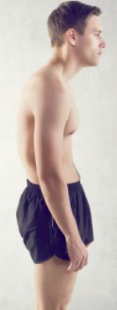
#> input picture database/body_posture/img.png, 117 x 310 px, found by its file name
$ python main.py
#> lines starting #> are read from the running program, lines starting #| are printed output that depends on the picture; after the words box and inside, x2 and y2 are one past the last pixel; in counts of white or black regions, pixels touching at a corner belong together
import cv2 as cv
import numpy as np
import sys

# Next Steps
# [ ] Load the dataset built by student Gustavo
# [ ] Evaluate the algorithm of crossing-over to detect the focal points on person body https://www.researchgate.net/figure/Statistical-Method-Crossing-and-Distances-ii-Structural-Method-Characters-can-be_fig3_258029618
# [ ] Use feature extraction (Crossing-Over or another one) to identify the focal points
# [ ] Calculate the degrees of the points
# [ ] Evaluate the usage of Artificial Neural Network
# [ ] Use a machine learning to train and test the approach

image = cv.imread("../database/body_posture/img.png", 0)
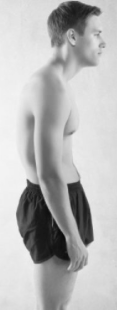
#> image: shape (310, 117); min 11, max 245, mean 183.6

hist = cv.equalizeHist(image)
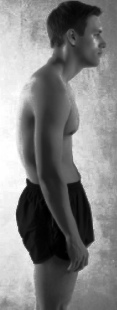
#> hist: shape (310, 117); min 0, max 255, mean 128.9
cv.imwrite("../database/body_posture/1.png", hist)

ret,th3 = cv.threshold(hist, 100, 255, cv.THRESH_BINARY)
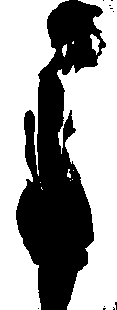
#> th3: shape (310, 117); 60.9% white; 11 black regions (10 under 20 px), largest, box (x1, y1, x2, y2) and area: (16, 0, 106, 310) 14136

# filtering image
filtered = cv.medianBlur(th3, 5)
#> filtered: shape (310, 117); 60.7% white; 2 black regions (1 under 20 px), largest, box (x1, y1, x2, y2) and area: (16, 0, 106, 310) 14228
cv.imwrite("../database/body_posture/2.png", filtered)

edges = cv.Canny(filtered, 150, 150)
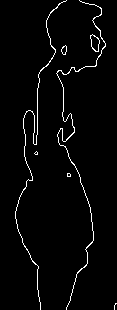
#> edges: shape (310, 117); 2.7% white in thin lines or dots, all inside (x1, y1, x2, y2) = (15, 0, 117, 310)
cv.imwrite("../database/body_posture/3.png", edges)

# applying dilation over the image
kernel = np.ones((3, 3),np.uint8)
dilation = cv.dilate(edges, kernel, iterations = 2)
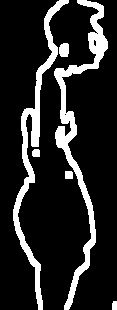
#> dilation: shape (310, 117); 15.2% white; 6 white regions, box (x1, y1, x2, y2) and area: (54, 0, 108, 310) 2867, (13, 0, 69, 310) 2348, (59, 43, 69, 57) 124, (65, 171, 73, 179) 63, (32, 149, 40, 157) 59, (112, 301, 117, 310) 43
cv.imwrite("../database/body_posture/4.png", dilation)

# contour projection
x, y = np.shape(dilation)
#> x = 310; y = 117
img_processed = np.zeros((x, y))
for i in range(0, x):
    for j in range(0, y):
        if (dilation[i, j] == 255):
            img_processed[i, 0:j] = 127
            if (i + 1 < x):
                i = i + 1
                j = 0
                break
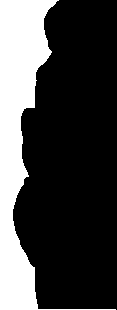
#> img_processed: shape (310, 117) float64; values 0 (black) and 127 (white), 26.5% white; 1 white region, box (x1, y1, x2, y2) and area: (0, 0, 116, 310) 9611
#> after the loop, j = 116

for i in range(0, x):
    for j in range(y-1, 0, -1):
        if (dilation[i, j] == 255):
            img_processed[i, j:y] = 127
            if (i + 1 < x):
                i = i + 1
                j = y
                break
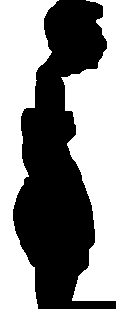
#> img_processed: shape (310, 117) float64; values 0 (black) and 127 (white), 53.4% white; 1 black region, box (x1, y1, x2, y2) and area: (13, 0, 116, 309) 16900
#> after the loop, j = 1

cv.imwrite("../database/body_posture/contour_projection.png", img_processed)
